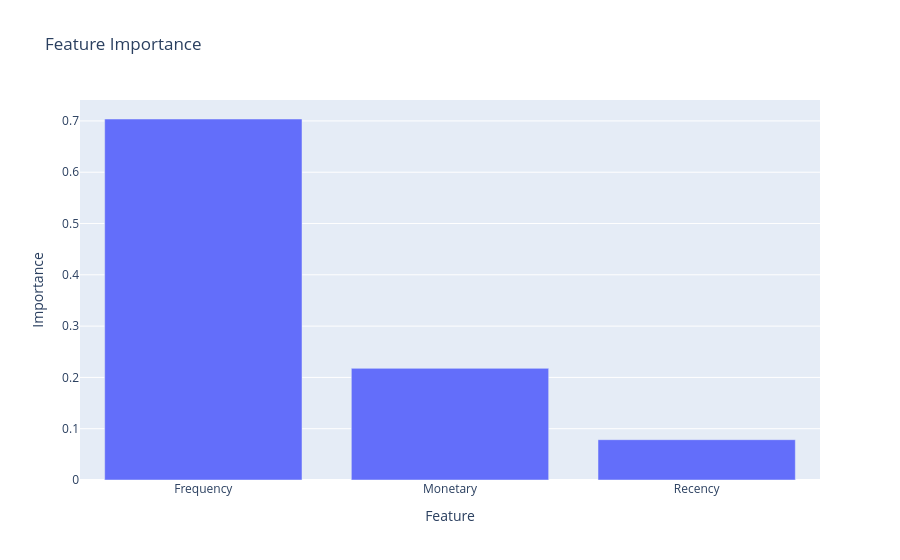

The cell this chart's notebook holds for it:
### Code cell
import pandas as pd
import plotly.express as px

importance = pd.DataFrame({

    "Feature":X.columns,

    "Importance":best_xgb.feature_importances_

})

importance = importance.sort_values(
    by="Importance",
    ascending=False
)

fig = px.bar(
    importance,
    x="Feature",
    y="Importance",
    title="Feature Importance"
)

fig.show()

### Figure 1 — Plotly figure (JSON) as saved in the notebook; plotly's stock layout.template omitted (floating-point values rounded to 4 significant figures)
{"data": [{"hovertemplate": "Feature=%{x}<br>Importance=%{y}<extra></extra>", "legendgroup": "", "marker": {"color": "#636efa", "pattern": {"shape": ""}}, "name": "", "orientation": "v", "showlegend": false, "textposition": "auto", "type": "bar", "x": ["Frequency", "Monetary", "Recency"], "xaxis": "x", "y": [0.7037, 0.2176, 0.0786], "yaxis": "y"}], "layout": {"barmode": "relative", "legend": {"tracegroupgap": 0}, "title": {"text": "Feature Importance"}, "xaxis": {"anchor": "y", "domain": [0, 1], "title": {"text": "Feature"}}, "yaxis": {"anchor": "x", "domain": [0, 1], "title": {"text": "Importance"}}}}
